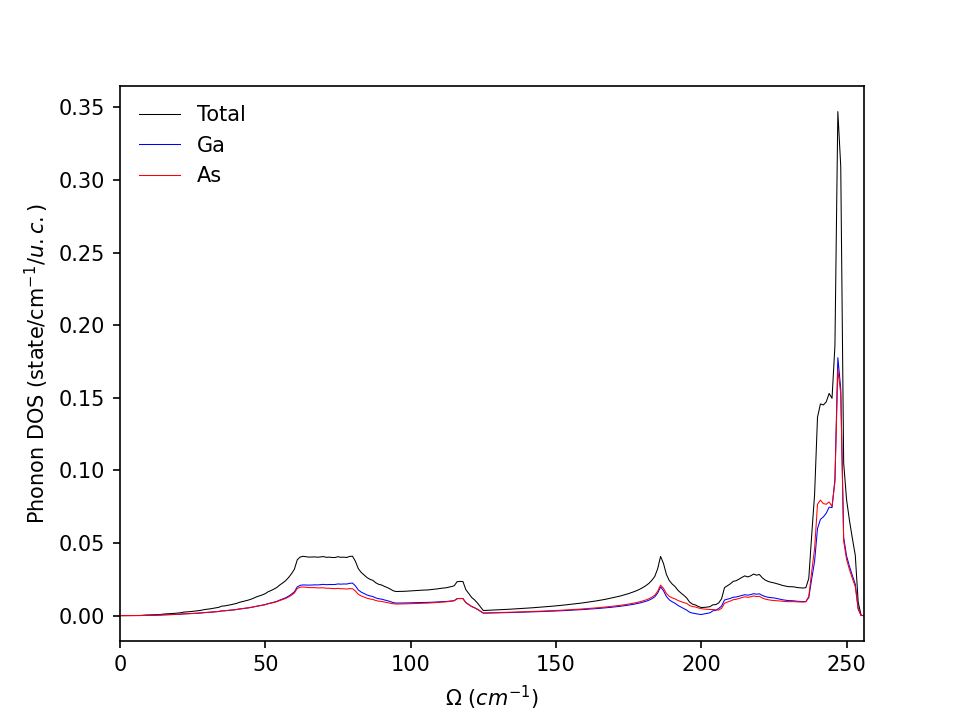

This figure's Python source:
import numpy as np
import matplotlib.pyplot as plt

freq, dos, pdos_Ga, pdos_As = np.loadtxt("GaAs.dos", unpack=True)

plt.plot(freq, dos, c='k', lw=0.5, label='Total')
plt.plot(freq, pdos_Ga, c='b', lw=0.5, label='Ga')
plt.plot(freq, pdos_As, c='r', lw=0.5, label='As')
plt.xlabel('$\\Omega~(cm^{-1}$)')
plt.ylabel('Phonon DOS (state/cm$^{-1}/u.c.$)')
plt.legend(frameon=False, loc='upper left')
plt.xlim(freq[0], freq[-1])
plt.savefig('dos.png', dpi=150)
plt.show()
